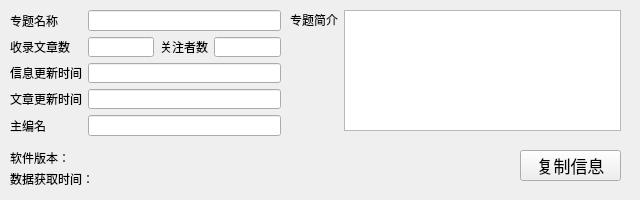
<?xml version="1.0" encoding="UTF-8"?>
<ui version="4.0">
 <class>CollectionDataWindow</class>
 <widget class="QWidget" name="CollectionDataWindow">
  <property name="geometry">
   <rect>
    <x>0</x>
    <y>0</y>
    <width>640</width>
    <height>200</height>
   </rect>
  </property>
  <property name="minimumSize">
   <size>
    <width>640</width>
    <height>200</height>
   </size>
  </property>
  <property name="maximumSize">
   <size>
    <width>640</width>
    <height>200</height>
   </size>
  </property>
  <property name="windowTitle">
   <string>专题信息 - </string>
  </property>
  <widget class="QWidget" name="gridLayoutWidget_7">
   <property name="geometry">
    <rect>
     <x>10</x>
     <y>10</y>
     <width>271</width>
     <height>126</height>
    </rect>
   </property>
   <layout class="QGridLayout" name="gridLayout_6">
    <item row="3" column="0">
     <widget class="QLabel" name="label_34">
      <property name="text">
       <string>信息更新时间</string>
      </property>
     </widget>
    </item>
    <item row="1" column="1">
     <widget class="QLineEdit" name="ArticlesCount">
      <property name="enabled">
       <bool>true</bool>
      </property>
      <property name="mouseTracking">
       <bool>true</bool>
      </property>
      <property name="focusPolicy">
       <enum>Qt::NoFocus</enum>
      </property>
      <property name="text">
       <string/>
      </property>
     </widget>
    </item>
    <item row="5" column="0">
     <widget class="QLabel" name="label_36">
      <property name="text">
       <string>主编名</string>
      </property>
     </widget>
    </item>
    <item row="4" column="0">
     <widget class="QLabel" name="label_35">
      <property name="text">
       <string>文章更新时间</string>
      </property>
     </widget>
    </item>
    <item row="0" column="0">
     <widget class="QLabel" name="label_31">
      <property name="text">
       <string>专题名称</string>
      </property>
     </widget>
    </item>
    <item row="1" column="0">
     <widget class="QLabel" name="label_33">
      <property name="text">
       <string>收录文章数</string>
      </property>
     </widget>
    </item>
    <item row="1" column="2">
     <widget class="QLabel" name="label_32">
      <property name="text">
       <string>关注者数</string>
      </property>
     </widget>
    </item>
    <item row="1" column="3">
     <widget class="QLineEdit" name="SubscribersCount">
      <property name="enabled">
       <bool>true</bool>
      </property>
      <property name="mouseTracking">
       <bool>true</bool>
      </property>
      <property name="focusPolicy">
       <enum>Qt::NoFocus</enum>
      </property>
      <property name="text">
       <string/>
      </property>
     </widget>
    </item>
    <item row="0" column="1" colspan="3">
     <widget class="QLineEdit" name="CollectionName">
      <property name="enabled">
       <bool>true</bool>
      </property>
      <property name="mouseTracking">
       <bool>true</bool>
      </property>
      <property name="focusPolicy">
       <enum>Qt::NoFocus</enum>
      </property>
      <property name="text">
       <string/>
      </property>
     </widget>
    </item>
    <item row="5" column="1" colspan="3">
     <widget class="QLineEdit" name="MainEditerName">
      <property name="enabled">
       <bool>true</bool>
      </property>
      <property name="mouseTracking">
       <bool>true</bool>
      </property>
      <property name="focusPolicy">
       <enum>Qt::NoFocus</enum>
      </property>
      <property name="text">
       <string/>
      </property>
     </widget>
    </item>
    <item row="4" column="1" colspan="3">
     <widget class="QLineEdit" name="ArticleUpdateTime">
      <property name="enabled">
       <bool>true</bool>
      </property>
      <property name="mouseTracking">
       <bool>true</bool>
      </property>
      <property name="focusPolicy">
       <enum>Qt::NoFocus</enum>
      </property>
      <property name="text">
       <string/>
      </property>
     </widget>
    </item>
    <item row="3" column="1" colspan="3">
     <widget class="QLineEdit" name="InformationUpdateTime">
      <property name="enabled">
       <bool>true</bool>
      </property>
      <property name="mouseTracking">
       <bool>true</bool>
      </property>
      <property name="focusPolicy">
       <enum>Qt::NoFocus</enum>
      </property>
      <property name="text">
       <string/>
      </property>
     </widget>
    </item>
   </layout>
  </widget>
  <widget class="QWidget" name="gridLayoutWidget_8">
   <property name="geometry">
    <rect>
     <x>290</x>
     <y>10</y>
     <width>331</width>
     <height>121</height>
    </rect>
   </property>
   <layout class="QGridLayout" name="gridLayout_8">
    <item row="0" column="0">
     <widget class="QLabel" name="label_2">
      <property name="text">
       <string>专题简介</string>
      </property>
     </widget>
    </item>
    <item row="1" column="0">
     <spacer name="verticalSpacer_2">
      <property name="orientation">
       <enum>Qt::Vertical</enum>
      </property>
      <property name="sizeType">
       <enum>QSizePolicy::Fixed</enum>
      </property>
      <property name="sizeHint" stdset="0">
       <size>
        <width>20</width>
        <height>101</height>
       </size>
      </property>
     </spacer>
    </item>
    <item row="0" column="1" rowspan="2">
     <widget class="QTextEdit" name="CollectionIntroduction">
      <property name="focusPolicy">
       <enum>Qt::NoFocus</enum>
      </property>
      <property name="overwriteMode">
       <bool>false</bool>
      </property>
     </widget>
    </item>
   </layout>
  </widget>
  <widget class="QPushButton" name="CopyButton_">
   <property name="geometry">
    <rect>
     <x>520</x>
     <y>150</y>
     <width>101</width>
     <height>31</height>
    </rect>
   </property>
   <property name="font">
    <font>
     <pointsize>13</pointsize>
    </font>
   </property>
   <property name="text">
    <string>复制信息</string>
   </property>
  </widget>
  <widget class="QWidget" name="gridLayoutWidget_3">
   <property name="geometry">
    <rect>
     <x>10</x>
     <y>150</y>
     <width>211</width>
     <height>36</height>
    </rect>
   </property>
   <layout class="QGridLayout" name="gridLayout_3">
    <item row="0" column="1">
     <widget class="QLabel" name="Version">
      <property name="text">
       <string/>
      </property>
     </widget>
    </item>
    <item row="0" column="0">
     <widget class="QLabel" name="label_20">
      <property name="text">
       <string>软件版本：</string>
      </property>
     </widget>
    </item>
    <item row="1" column="0">
     <widget class="QLabel" name="label_18">
      <property name="text">
       <string>数据获取时间：</string>
      </property>
     </widget>
    </item>
    <item row="1" column="1">
     <widget class="QLabel" name="DataTime">
      <property name="text">
       <string/>
      </property>
     </widget>
    </item>
   </layout>
  </widget>
 </widget>
 <tabstops>
  <tabstop>CopyButton_</tabstop>
 </tabstops>
 <resources/>
 <connections/>
</ui>
